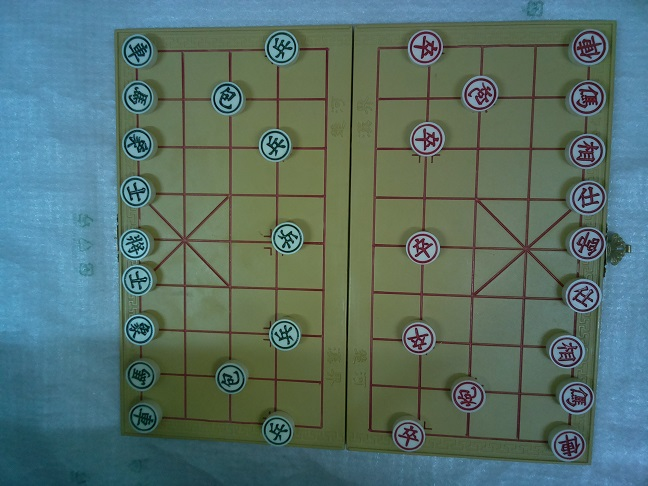
#> input picture boardPreprocess/testStand_small.png, 648 x 486 px
$ python preproc.py
#> lines starting #> are read from the running program, lines starting #| are printed output that depends on the picture; after the words box and inside, x2 and y2 are one past the last pixel; in counts of white or black regions, pixels touching at a corner belong together
import numpy as np
import matplotlib.pyplot as plt
import cv2

### =================== DETECTING COLOR (or Thresholding the image)
IMAGE_NAME = "testStand_small.png"

def nothing(x):
    pass

### activate trackbars
cv2.namedWindow('Trackbar')
cv2.createTrackbar("L-H", "Trackbar", 91, 180, nothing)
cv2.createTrackbar("L-S", "Trackbar", 0, 255, nothing)
cv2.createTrackbar("L-V", "Trackbar", 0, 255, nothing)
cv2.createTrackbar("U-H", "Trackbar", 180, 180, nothing)
cv2.createTrackbar("U-S", "Trackbar", 255, 255, nothing)
cv2.createTrackbar("U-V", "Trackbar", 255, 255, nothing)

while True:
    image = cv2.imread(IMAGE_NAME)
#> image is the input picture: shape (486, 648, 3); mean B, G, R 106.1, 112.3, 87.2
    hsv = cv2.cvtColor(image, cv2.COLOR_BGR2HSV)
#> hsv: shape (486, 648, 3); mean H, S, V 68.6, 95, 123.2

    l_h = cv2.getTrackbarPos("L-H", "Trackbar")
    l_s = cv2.getTrackbarPos("L-S", "Trackbar")
    l_v = cv2.getTrackbarPos("L-V", "Trackbar")
    u_h = cv2.getTrackbarPos("U-H", "Trackbar")
    u_s = cv2.getTrackbarPos("U-S", "Trackbar")
    u_v = cv2.getTrackbarPos("U-V", "Trackbar")

    lower_yellow = np.array([l_h, l_s, l_v])
    upper_yellow = np.array([u_h, u_s, u_v])

    mask = cv2.inRange(hsv, lower_yellow, upper_yellow)
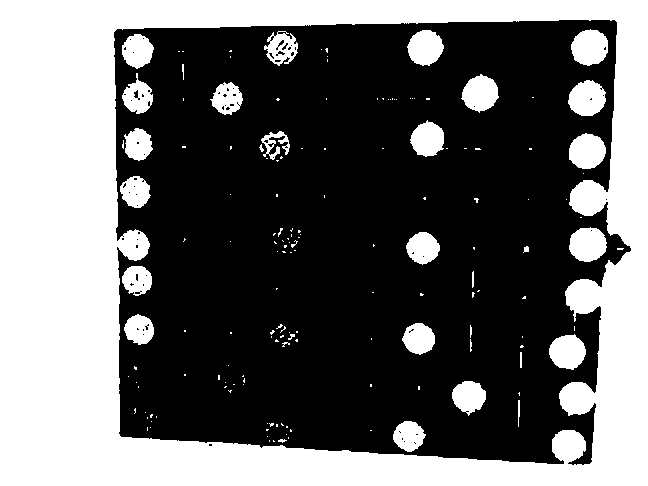
#> mask: shape (486, 648); 40.8% white; 159 white regions (127 under 20 px), largest, box (x1, y1, x2, y2) and area: (0, 0, 648, 486) 110700, (571, 29, 608, 66) 1050, (568, 80, 606, 116) 1029
    kernel = np.ones((5, 5), np.uint8)
    mask = cv2.erode(mask, kernel)
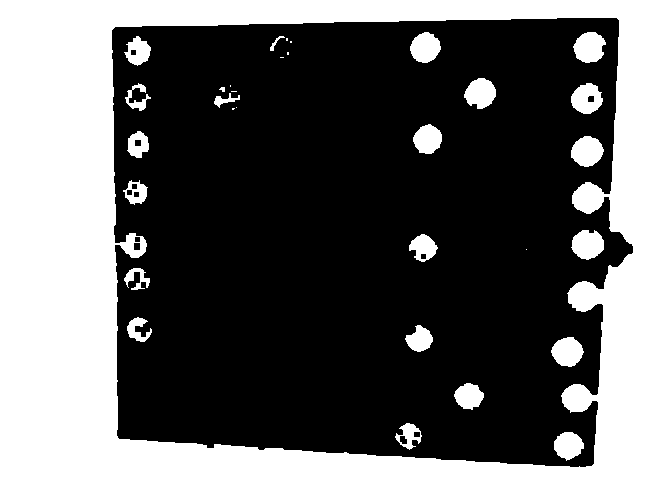
#> mask: shape (486, 648); 36.6% white; 32 white regions (9 under 20 px), largest, box (x1, y1, x2, y2) and area: (0, 0, 648, 486) 104674, (573, 32, 606, 63) 753, (571, 136, 604, 167) 752
    mask = cv2.bitwise_not(mask)
#> mask: shape (486, 648); 63.4% white; 32 black regions (9 under 20 px)

    cv2.imshow('mask', mask)
    cv2.imshow('image', image)

    ## Hit 'q' to finish adjusting the threshold
    key = cv2.waitKey(1)
#> (key q is pressed here)
    if key == ord('q'):
        cv2.destroyAllWindows()
        break

### =================== CONTOUR FINDING

#dilated = cv2.dilate(mask, kernel, iterations=3)
#cv2.imshow('mask dilated', dilated)

contours, _ = cv2.findContours(mask, cv2.RETR_TREE, cv2.CHAIN_APPROX_SIMPLE)
#> contours = 45 contours, 16 with area under 20; largest, box (x1, y1, x2, y2) and area: (112, 18, 633, 467) 209090, (572, 31, 607, 64) 800, (570, 135, 605, 168) 796, (570, 229, 605, 261) 786, (570, 82, 604, 115) 778
#tmp = cv2.findContours(mask, cv2.RETR_TREE, cv2.CHAIN_APPROX_SIMPLE)
#cv2.drawContours(image, contours, 0, (0, 255, 0), 3)


# contours is a list of contour detected in the image
for i, cnt in enumerate(contours):
    print("Contour #%d/%d" % (i, len(contours)))
    tmpImage = image.copy()

    cv2.drawContours(tmpImage, [cnt], 0, (0, 255, 0), 3)

    ### Approx contour to a polygon shape
    ### Works: the board has rough edges and some protrude parts, approx. trims those.
    epsilon = 0.1*cv2.arcLength(cnt,True)
    approx = cv2.approxPolyDP(cnt,epsilon,True)
    ## highlight the approx contour (4 sides)
    cv2.drawContours(tmpImage, [approx], 0, (0, 0, 255), 2)
    print("Approx. contour sides:", len(approx))

    ### Fit bounding rectangle
    ### Doesn't work: It tries to fit every thing to a rectangle, ie. doesn't trim.
    #rect = cv2.minAreaRect(cnt)
    #box = cv2.boxPoints(rect)
    #box = np.int0(box)
    #cv2.drawContours(tmpImage,[box], 0, (0, 0, 255), 2)

    ### highlights the approx contour corners as blue dots
    for ap in approx:
        cv2.circle(tmpImage, (ap[0][0], ap[0][1]), 7, (255, 0, 0), -1)

    cv2.imshow("contour highlight", tmpImage)
    while True:
        key = cv2.waitKey(1)
        ## Press n to go to the next Contour
        if key == ord('n'): break
        ## Press q to quit
        if key == ord('q'): exit(0)
#> (the program exits here)

$ run again, with boardPreprocess/board1.png copied over boardPreprocess/testStand_small.png
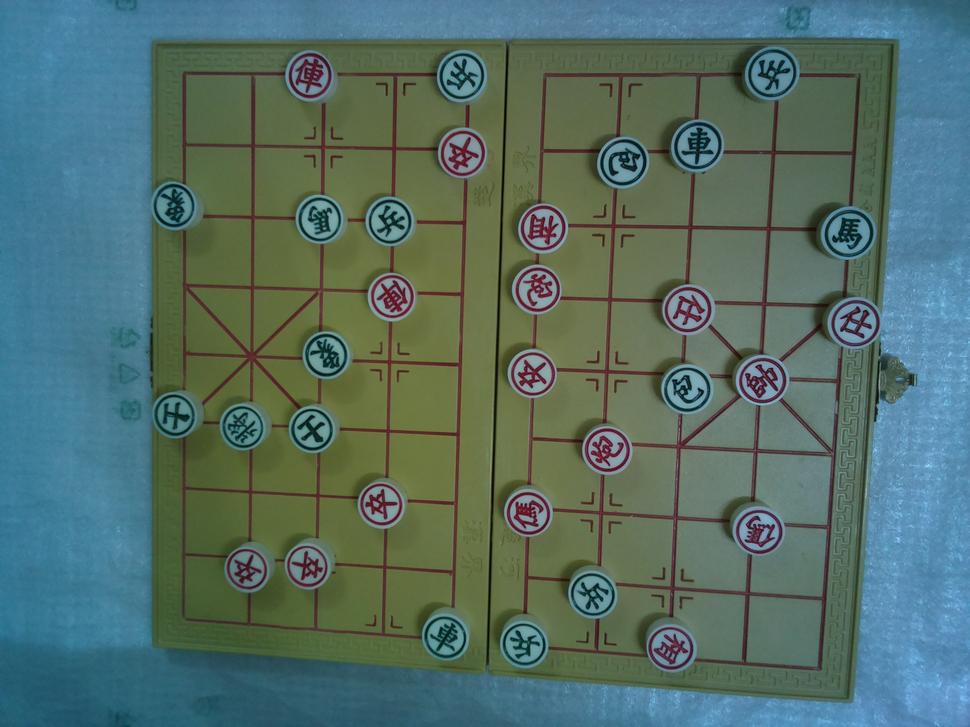
#> input picture boardPreprocess/board1.png, 970 x 727 px, shrunk from 2592 x 1944 before the run
#> image is the input picture: shape (727, 970, 3); mean B, G, R 103.8, 110.4, 83.9
#> hsv: shape (727, 970, 3); mean H, S, V 72.7, 103.4, 122.4
#> `mask = cv2.erode(mask, kernel)`:
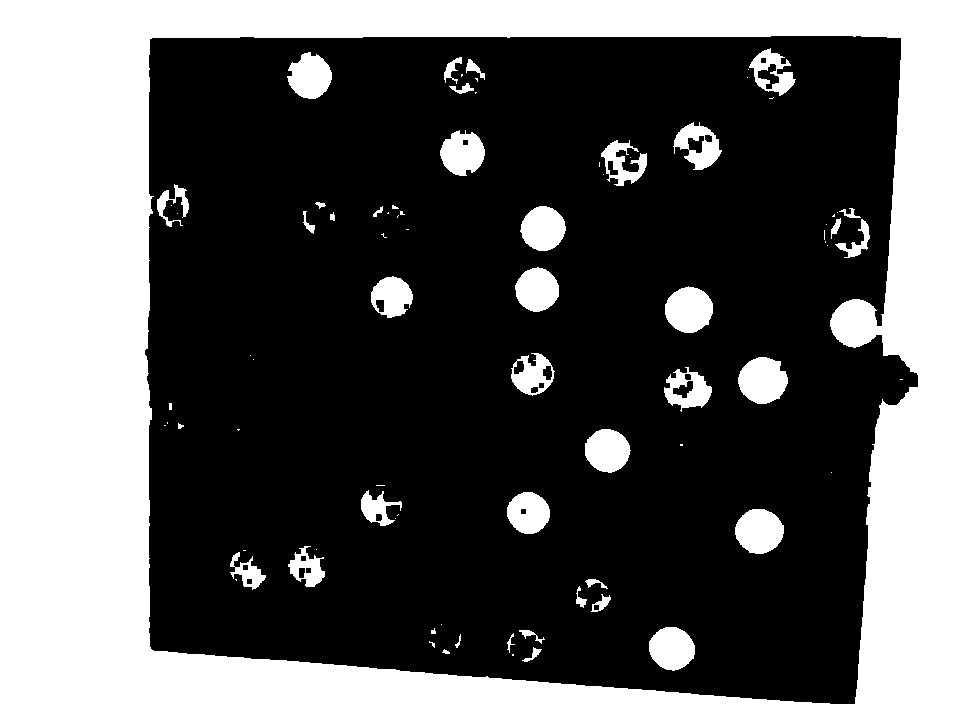
#> mask: shape (727, 970); 37.4% white; 82 white regions (40 under 20 px), largest, box (x1, y1, x2, y2) and area: (0, 0, 970, 727) 236784, (738, 357, 788, 404) 1772, (665, 286, 713, 333) 1718
#> contours = 109 contours, 50 with area under 20; largest, box (x1, y1, x2, y2) and area: (145, 36, 918, 704) 466937, (737, 356, 789, 405) 1844, (664, 285, 714, 334) 1784, (734, 508, 785, 555) 1761, (519, 205, 567, 252) 1614

$ run again, with boardPreprocess/board12 (2).png copied over boardPreprocess/testStand_small.png
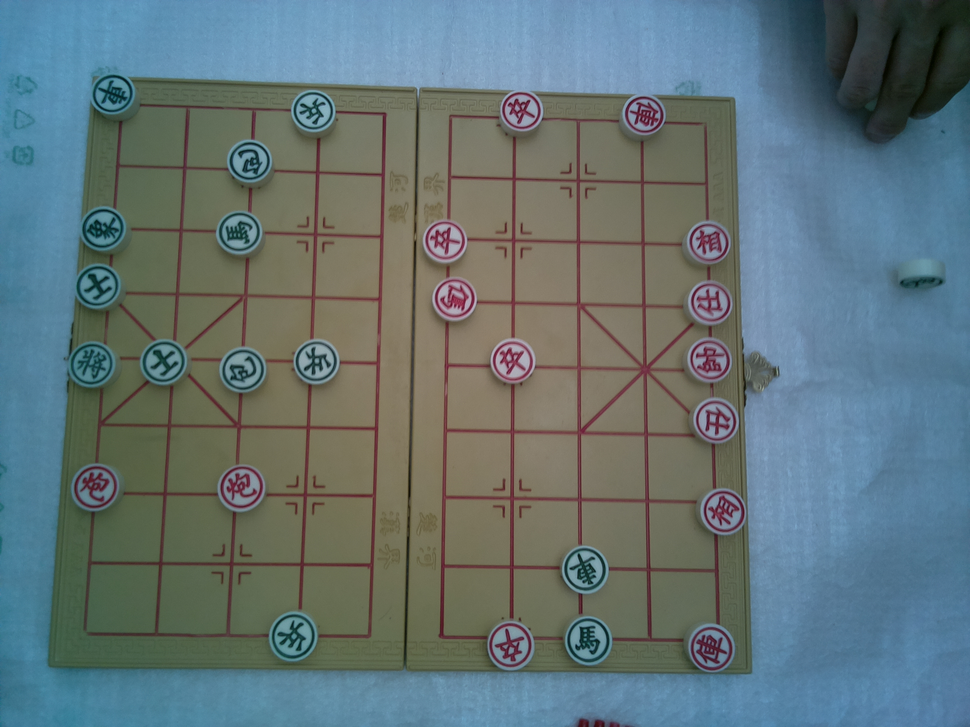
#> input picture boardPreprocess/board12 (2).png, 970 x 727 px, shrunk from 2592 x 1944 before the run
#> image is the input picture: shape (727, 970, 3); mean B, G, R 118.3, 115.4, 98.4
#> hsv: shape (727, 970, 3); mean H, S, V 70.3, 83, 131.3
#> `mask = cv2.inRange(hsv, lower_yellow, upper_yellow)`:
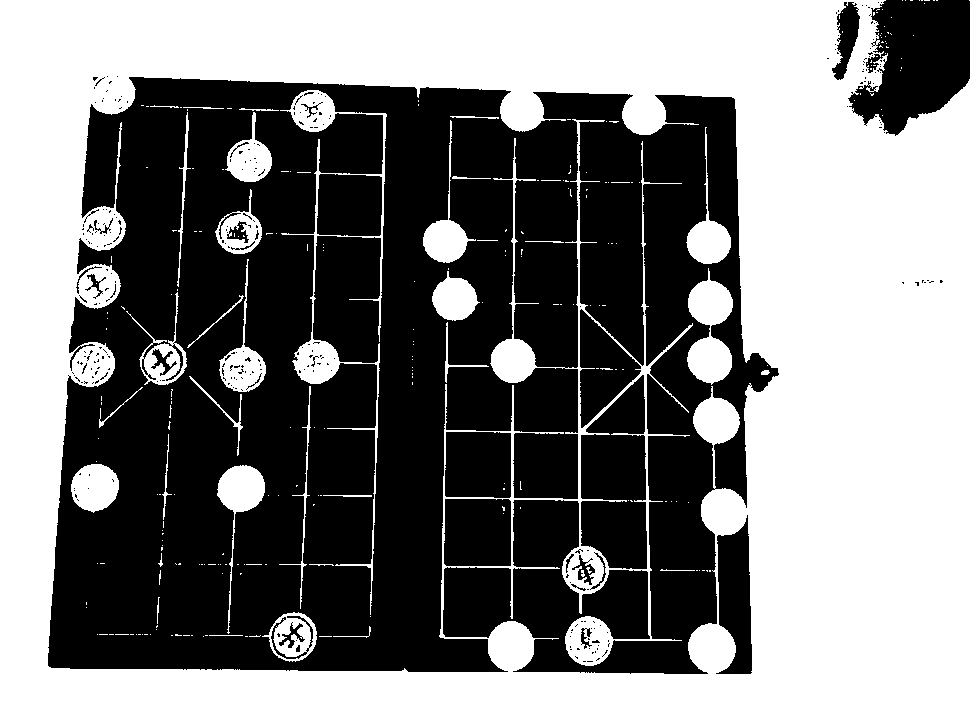
#> mask: shape (727, 970); 49.9% white; 256 white regions (218 under 20 px), largest, box (x1, y1, x2, y2) and area: (0, 0, 970, 727) 324647, (280, 90, 387, 615) 4871, (687, 268, 733, 385) 3221
#> `mask = cv2.erode(mask, kernel)`:
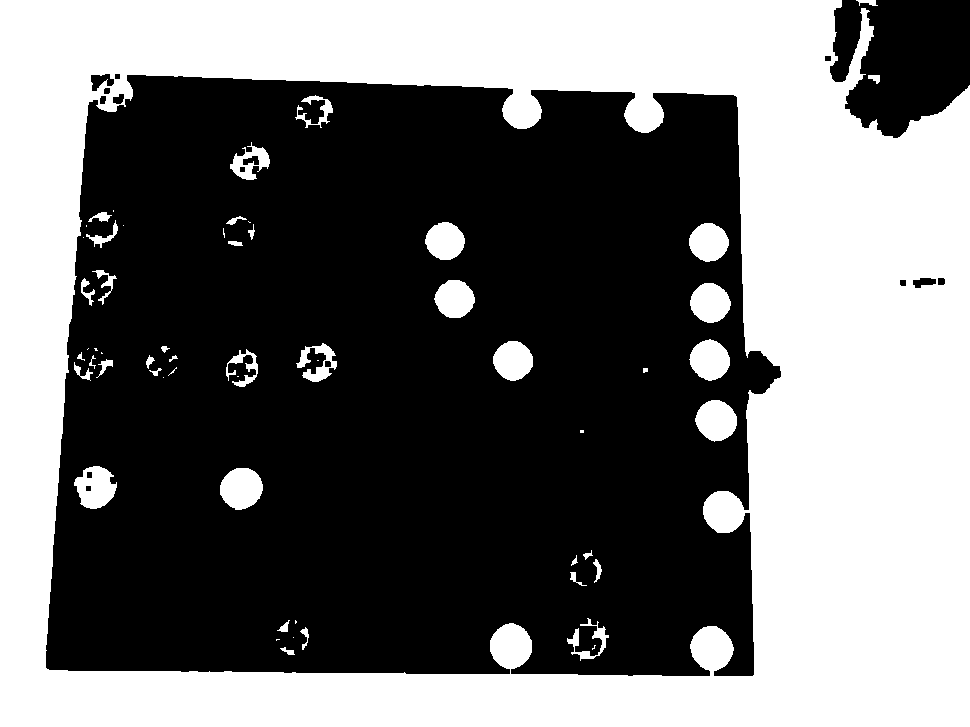
#> mask: shape (727, 970); 44.4% white; 58 white regions (18 under 20 px), largest, box (x1, y1, x2, y2) and area: (0, 0, 970, 727) 297403, (220, 468, 263, 510) 1384, (695, 400, 737, 442) 1309
#> contours = 86 contours, 31 with area under 20; largest, box (x1, y1, x2, y2) and area: (46, 75, 781, 676) 390916, (830, 0, 970, 138) 14183, (219, 467, 264, 511) 1444, (73, 465, 118, 510) 1367, (694, 399, 738, 443) 1366
